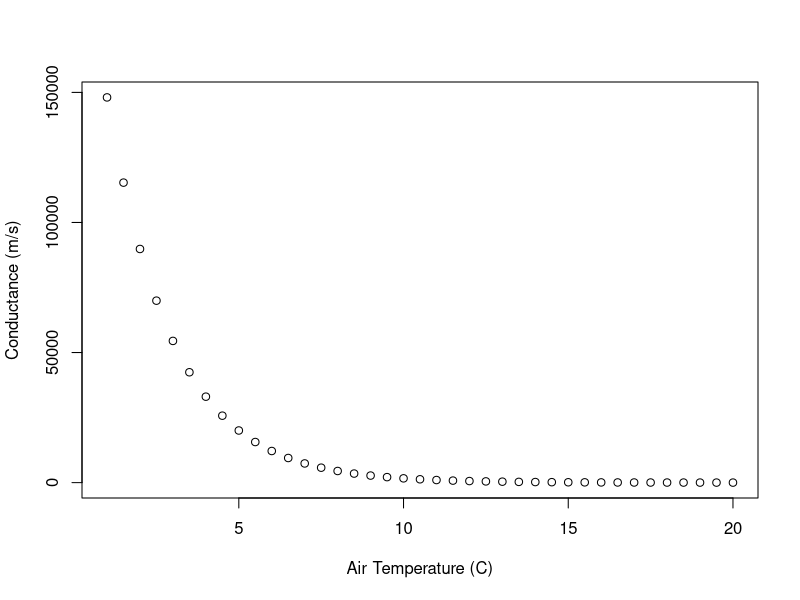

Write the R code that produced this figure.
## ---- chunk 1


cc = function(gmax=0.5, LAI=3, b=0.5, optT=24, Tair) {
  
  airm = exp(-b*(Tair-optT))
  cc = gmax * LAI * airm
  cc
}
cc(Tair=24)

optT = seq(from=15,to=24)
T = seq(from=1, to=20, by=0.5)

cc(gmax=0.5, LAI=3, optT=24, Tair=T)

res=data.frame(Tair=T)
res$cc = cc(gmax=0.5, LAI=3, Tair=res$Tair)
plot(res$Tair, res$cc, ylab="Conductance (m/s)",xlab="Air Temperature (C)")

